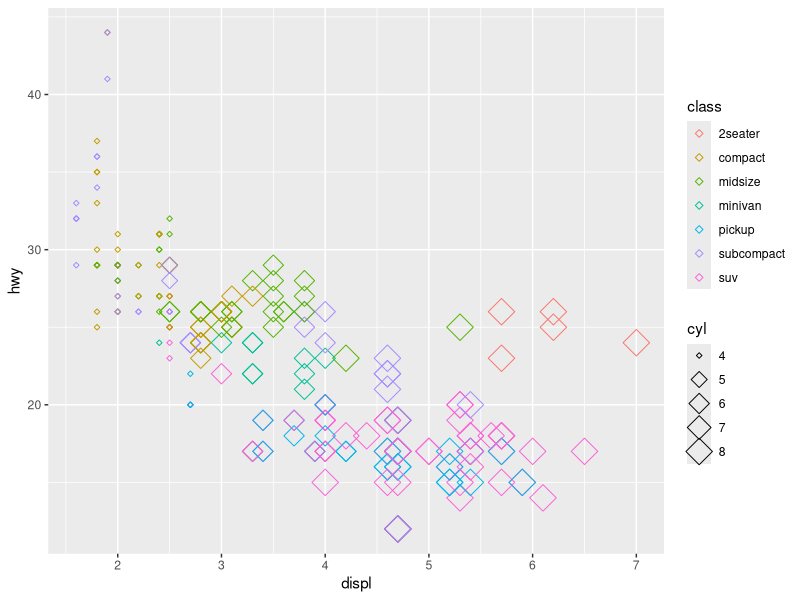
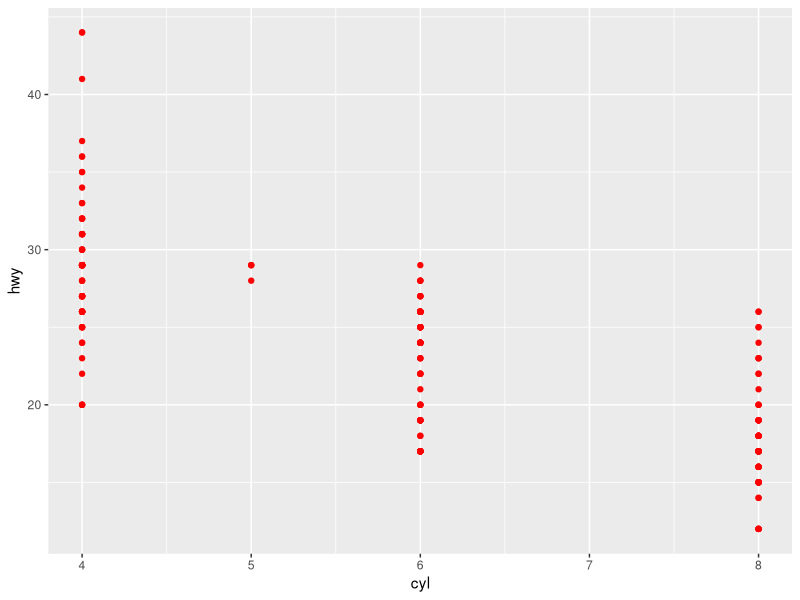
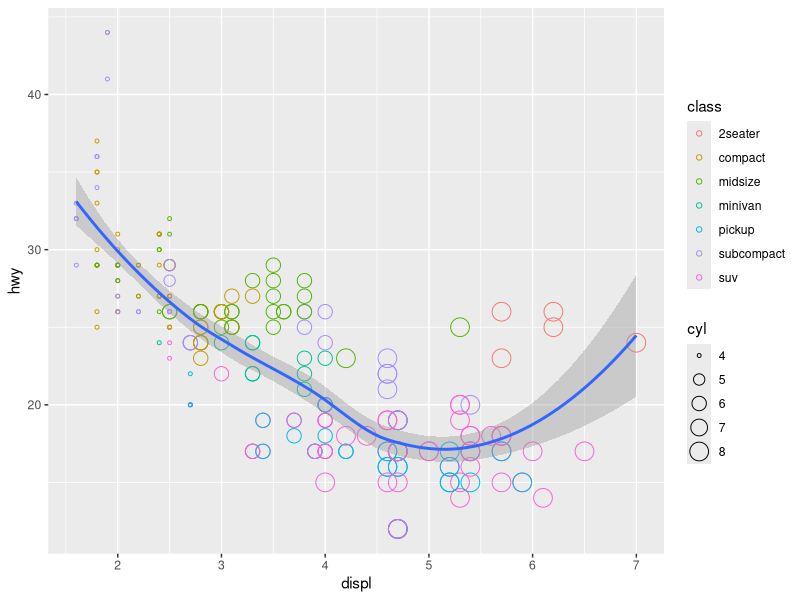
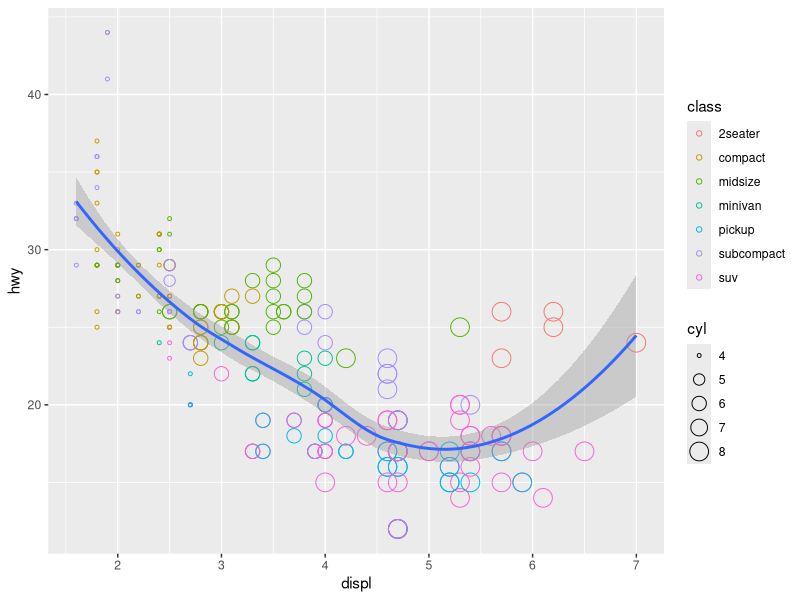
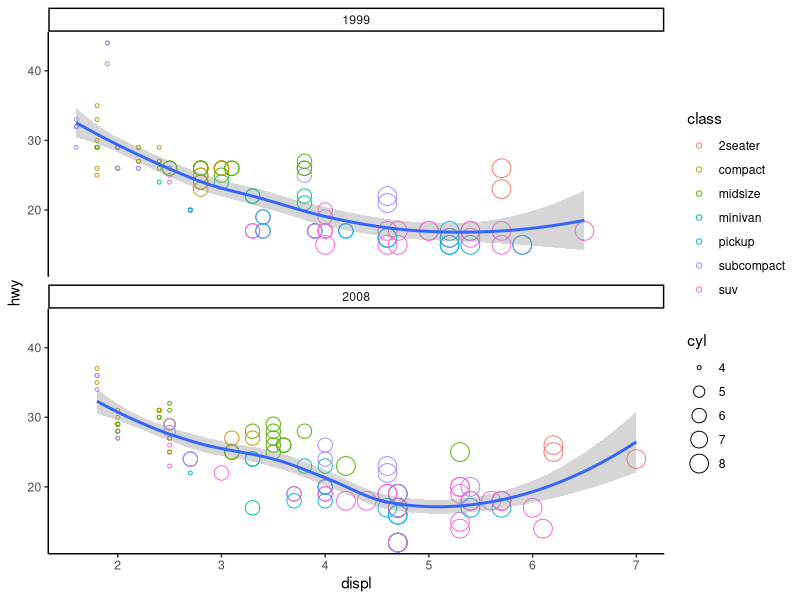
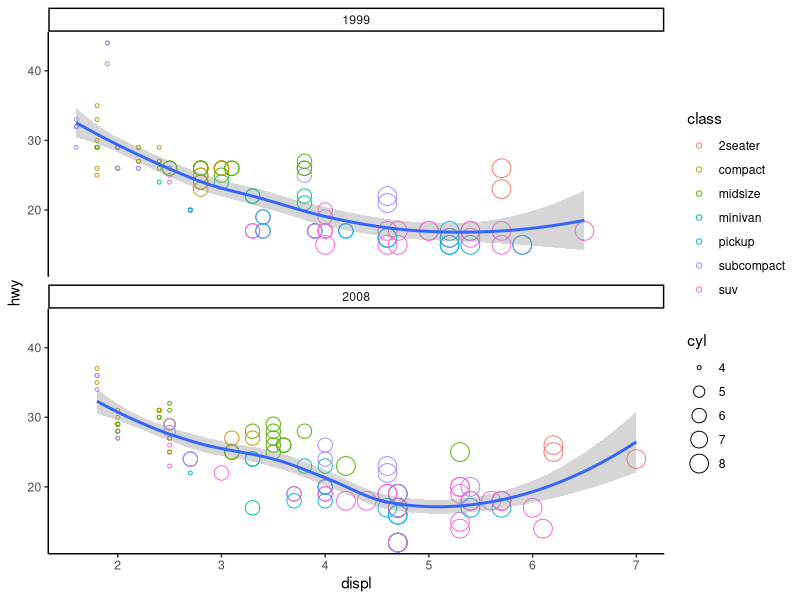

Recreate these plots in R, in order.
library(tidyverse)

mpg
ggplot(data=mpg)+
  geom_point(mapping = aes(x=displ, y=hwy, color=class, size=cyl), shape=5)

#si shape estuviera adentro de aes se aplicaria a una clase, tengo que elegir 
#por ej shape=trans para que se lo aplique a esa variable. 
#si lo pongo afuera se aplica a todos por igual, cambia la forma de todos 
#los puntos

ggplot(data=mpg)+
  geom_point(mapping=aes(x=cyl, y=hwy), color="red")

#se coloca afuera para que sea uniforme para todos
#vienen distintos colores en el paquete de R, buscar en google y colocar nombre

ggplot(data=mpg)+
  geom_point(mapping=aes(x=displ, y=hwy, color=class, size=cyl), shape=1) +
  geom_smooth(mapping=aes(x=displ, y=hwy))

#si quiero superponer graficos
#tambien como uso las mismas variables puedo dejar los () vacios

ggplot(data=mpg, mapping=aes(x=displ, y=hwy))+
  geom_point(mapping=aes(x=displ, y=hwy, color=class, size=cyl), shape=1) +
  geom_smooth()
#para eso tengo que poner en data las especificaciones de los ejes
#esto se hace para evitar repetir codigos

ggplot(data=mpg, mapping=aes(x=displ, y=hwy))+
  geom_point(mapping=aes(x=displ, y=hwy, color=class, size=cyl), shape=1) +
  geom_smooth() +
  facet_wrap(~year,nrow=2)+
  theme_classic()

ggsave(filename = "Plots/hwy_vs_displ.png")
  
